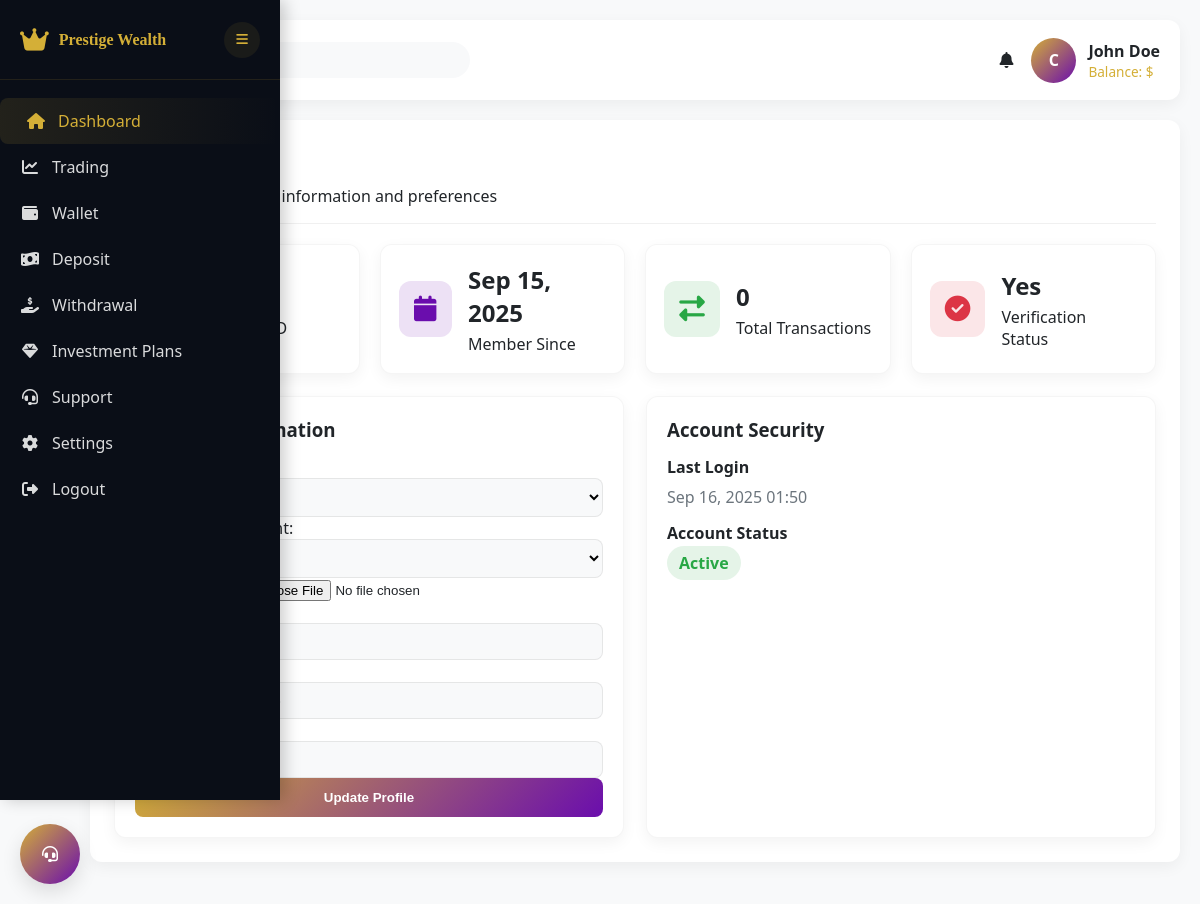
The app's page /profile/view/ (signed in) with its own data.
### trade/models/customers.py (models this page shows, shortened)
class Customer(BaseModel):
    agent = models.ForeignKey(
        User, on_delete=models.CASCADE, null=True, blank=True, related_name="chat_agent"
    )
    user = models.ForeignKey(User, on_delete=models.CASCADE)
    image = models.ImageField(null=True, blank=True)
    full_name = models.CharField(max_length=100)
    country_code = models.CharField(max_length=20, null=True, blank=True)
    phone_number = models.CharField(max_length=20, null=True, blank=True)
    referial_code = models.CharField(max_length=100, null=True, blank=True)
    is_active = models.BooleanField(default=True)

### accounts/models.py (models this page shows, shortened)
class User(AbstractBaseUser):
    username=models.CharField(max_length=100, null=True, blank=True)
    email = models.EmailField(unique=True)
    code = models.CharField(max_length=100, null=True, blank=True)
    is_active = models.BooleanField(default=True)
    date_joined = models.DateTimeField(verbose_name="date joined", auto_now_add=True)
    last_login = models.DateTimeField(verbose_name="last joined", auto_now=True)
    is_admin = models.BooleanField(default=False)
    is_staff = models.BooleanField(default=False)
    is_superuser = models.BooleanField(default=False)
    objects = MyAccountManager()
    USERNAME_FIELD = "email"
    REQUIRED_FIELDS = []
    class Meta:
        verbose_name_plural = "Users"
        ordering = ["-id"]
    def __str__(self):
        return self.email

### trade/views.py (the view)
# urls.py: path("profile/view/", profile_view, name="profile_view"),
@login_required
def profile_view(request):
    form = CustomerForm()
    customer = get_object_or_404(Customer, user=request.user)
    account = Account.objects.filter(customer=customer).first()
    transactions = Transaction.objects.filter(customer=customer)
    total_transactions = transactions.count()
    verified_status = "Yes" if customer.is_active else "No"
    context = {
        "customer": customer,
        "account": account,
        "total_transactions": total_transactions,
        "verified_status": verified_status,
        "form": form,
    }
    return render(request, "dash/customer_profile.html", context)

### trade/forms.py
class CustomerForm(forms.ModelForm):
    class Meta:
        model = Customer
        exclude = ["is_active", "referial_code"]
        widgets = {
            "full_name": forms.TextInput(
                attrs={"class": "form-control", "placeholder": "Enter your full name"}
            ),
            "country_code": forms.TextInput(
                attrs={"class": "form-control", "placeholder": "Country code (e.g. +1)"}
            ),
            "phone_number": forms.TextInput(
                attrs={"class": "form-control", "placeholder": "Phone number"}
            ),
            "image": forms.ClearableFileInput(attrs={"class": "form-control-file"}),
            "agent": forms.Select(attrs={"class": "form-control"}),
            "user": forms.Select(attrs={"class": "form-control"}),
        }
        labels = {
            "full_name": "Full Name",
            "country_code": "Country Code",
            "phone_number": "Phone Number",
            "image": "Profile Image",
            "agent": "Assigned Agent",
            "user": "Linked User Account",
        }

### templates/dash/customer_profile.html (shortened to what this page needs)
{% extends 'dash/base.html' %}
{% load static %}
{% block content %}
<main class="main-content" id="mainContent">
    <header class="top-header">
        <div style="display:flex;align-items:center;gap:12px">
            <div class="search-box">
                <input placeholder="Search..." />
            </div>
        </div>
        <div class="user-menu">
            <div class="notification" id="notificationIcon">
                <i class="fas fa-bell"></i>
            </div>
            <div class="user-profile">
                <div class="user-avatar">
                    {% if customer and customer.full_name %}
                        {{ customer.full_name|slice:":1"|upper }}
                    {% else %}{{ request.user.username|slice:":1"|upper }}{% endif %}
                </div>
                <div style="display:flex;flex-direction:column;text-align:left">
                    <div style="font-weight:700">{{ request.user.username|default:"John Doe" }}</div>
                    <div style="color:var(--primary-gold);font-size:.85rem">
                        {% if customer %}Balance: ${{ customer.balance }}{% else %}No Account{% endif %}
                    </div>
                </div>
            </div>
        </div>
    </header>
    <div class="dashboard-content">
        <div class="deposit-container">
            <div class="deposit-header">
                <h2>My Profile</h2>
                <p>Manage your account information and preferences</p>
            </div>
            <div class="stats-grid">
                <div class="stat-card">
                    <div class="stat-icon balance-icon">
                    </div>
                    <div class="stat-info">
                        <h3>{{ account.account_number|default:"N/A" }}</h3>
                        <p>Account ID</p>
                    </div>
                </div>
                <div class="stat-card">
                    <div class="stat-icon investment-icon">
                        <i class="fas fa-calendar"></i>
                    </div>
                    <div class="stat-info">
                        <h3>{{ customer.created_at|date:"M d, Y"|default:"N/A" }}</h3>
                        <p>Member Since</p>
                    </div>
                </div>
                <div class="stat-card">
                    <div class="stat-icon profit-icon">
                        <i class="fas fa-exchange-alt"></i>
                    </div>
                    <div class="stat-info">
                        <h3>{{ total_transactions|default:"0" }}</h3>
                        <p>Total Transactions</p>
                    </div>
                </div>
                <div class="stat-card">
                    <div class="stat-icon trades-icon">
                        <i class="fas fa-check-circle"></i>
                    </div>
                    <div class="stat-info">
                        <h3>{{ verified_status|default:"No" }}</h3>
                        <p>Verification Status</p>
                    </div>
                </div>
            </div>
            <div class="dashboard-grid" style="grid-template-columns: 1fr 1fr; gap: 22px; margin-top: 22px;">
                <div class="trade-form-container">
                    <h3>Personal Information</h3>
                    <form method="POST" action="{% url 'trade:update_customer_profile' request.user.id %}" enctype="multipart/form-data">
                        {{ form.as_p }}
                        <button type="submit" class="btn-trade">Update Profile</button>
                    </form>
                </div>
                <div class="trade-form-container">
                    <h3>Account Security</h3>
                    <div class="form-group">
                        <label>Last Login</label>
                        <p style="margin: 8px 0; color: var(--text-light);">
                            {{ request.user.last_login|date:"M d, Y H:i"|default:"Never" }}
                        </p>
                    </div>
                    <div class="form-group">
                        <label>Account Status</label>
                        <p style="margin: 8px 0;">
                            <span class="status-badge status-completed">Active</span>
                        </p>
                    </div>
                </div>
            </div>
        </div>
    </div>
</main>
{% endblock content %}

### templates/dash/base.html (style rules this page uses)
:root { --primary-dark:#0A0E17;--primary-gold:#D4AF37;--primary-blue:#14213D; --accent-purple:#6A0DAD;--light-bg:#F8F9FA;--white:#FFFFFF; --text-dark:#212529;--text-light:#6C757D;--success:#28a745;--danger:#dc3545; --sidebar-width:280px;--sidebar-collapsed:70px;--header-height:80px;--card-radius:12px;--transition:all .3s ease; }
* { box-sizing:border-box;margin:0;padding:0 }
body { font-family:'Segoe UI',Tahoma,Helvetica,Arial,sans-serif;background:var(--light-bg);color:var(--text-dark);min-height:100vh;overflow-x:hidden }
.main-content { flex:1;margin-left:var(--sidebar-width);transition:var(--transition);padding:20px;width:calc(100% - var(--sidebar-width)) }
.top-header { background:var(--white);height:var(--header-height);display:flex;align-items:center;justify-content:space-between;padding:0 20px;border-radius:var(--card-radius);box-shadow:0 5px 15px rgba(0,0,0,.05);margin-bottom:20px }
.search-box { display:flex;align-items:center;background:var(--light-bg);padding:10px 16px;border-radius:30px;width:360px }
.search-box input { border:none;background:transparent;outline:none;width:100% }
.user-menu { display:flex;align-items:center;gap:18px }
.notification { position:relative;cursor:pointer }
.user-profile { display:flex;align-items:center;gap:12px }
.user-avatar { width:45px;height:45px;border-radius:50%;background:linear-gradient(135deg,var(--primary-gold),var(--accent-purple));display:flex;align-items:center;justify-content:center;color:var(--white);font-weight:700 }
.stats-grid { display:grid;grid-template-columns:repeat(auto-fit,minmax(220px,1fr));gap:20px;margin-bottom:22px }
.stat-card { background:var(--white);padding:18px;border-radius:var(--card-radius);box-shadow:0 5px 15px rgba(0,0,0,.05);display:flex;align-items:center;gap:16px;border:1px solid rgba(0,0,0,.04);transition:var(--transition) }
.stat-icon { width:56px;height:56px;border-radius:12px;display:flex;align-items:center;justify-content:center;font-size:1.6rem }
.balance-icon { background:rgba(212,175,55,.12);color:var(--primary-gold) }
.investment-icon { background:rgba(106,13,173,.12);color:var(--accent-purple) }
.profit-icon { background:rgba(40,167,69,.12);color:var(--success) }
.trades-icon { background:rgba(220,53,69,.12);color:var(--danger) }
.stat-info h3 { font-size:1.5rem;margin-bottom:4px }
.dashboard-grid { display:grid;grid-template-columns:2fr 1fr;gap:22px }
.trade-form-container { background:var(--white);padding:20px;border-radius:var(--card-radius);box-shadow:0 5px 15px rgba(0,0,0,.05);border:1px solid rgba(0,0,0,.04) }
.trade-form-container h3 { margin-bottom:14px }
.form-group { margin-bottom:14px }
.form-group label { display:block;margin-bottom:6px;font-weight:600;color:var(--text-dark) }
.form-control { width:100%;padding:10px 12px;border-radius:8px;border:1px solid rgba(0,0,0,.08);background:var(--light-bg) }
.btn-trade { width:100%;padding:12px;border-radius:8px;border:none;background:linear-gradient(135deg,var(--primary-gold),var(--accent-purple));color:#fff;font-weight:700;cursor:pointer }
.status-badge { padding:6px 12px;border-radius:20px;font-weight:600 }
@media (max-width:1200px) { .main-content { margin-left:var(--sidebar-collapsed);width:calc(100% - var(--sidebar-collapsed)) } }
.deposit-container { background: var(--white); padding: 24px; border-radius: var(--card-radius); box-shadow: 0 5px 15px rgba(0,0,0,.05); margin-bottom: 22px; }
.deposit-header { margin-bottom: 20px; border-bottom: 1px solid rgba(0,0,0,.06); padding-bottom: 16px; }
.deposit-header h2 { color: var(--primary-dark); margin-bottom: 8px; }
.status-completed { background: rgba(40,167,69,.12); color: var(--success); }

### records on screen
Customer: full_name "C", created_at "Sep 15, 2025"
User: user.username "John Doe", user.last_login "Sep 16, 2025 01:50"

### other values on screen
{{ total_transactions|default:"0" }} "0"
{{ verified_status|default:"No" }} "Yes"
